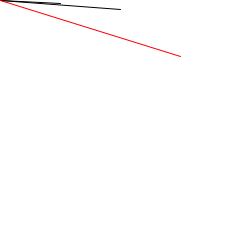
Frame 1 (no input)
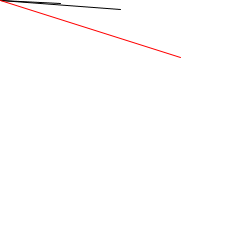
Frame 60 (the mouse pressed at the canvas centre just before this capture)
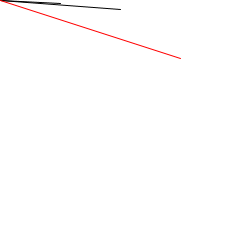
Frame 120 (the mouse held since frame 60 and released just before this capture)

The Processing sketch that drew these frames (run headless with seeded random() and noise(); from frame 60 on, the mouse is pressed at the canvas centre):

// Processing sketch: processing_80245
// ── processing_80245.pde

void setup() {
  size(240,240);
}

void draw() {
  background(255);
  stroke(0,0,0);
  line(0,0,60,hour());
  line(0,0,120,minute());
  stroke(255,0,0);
  line(0,0,180,second()); 
}
